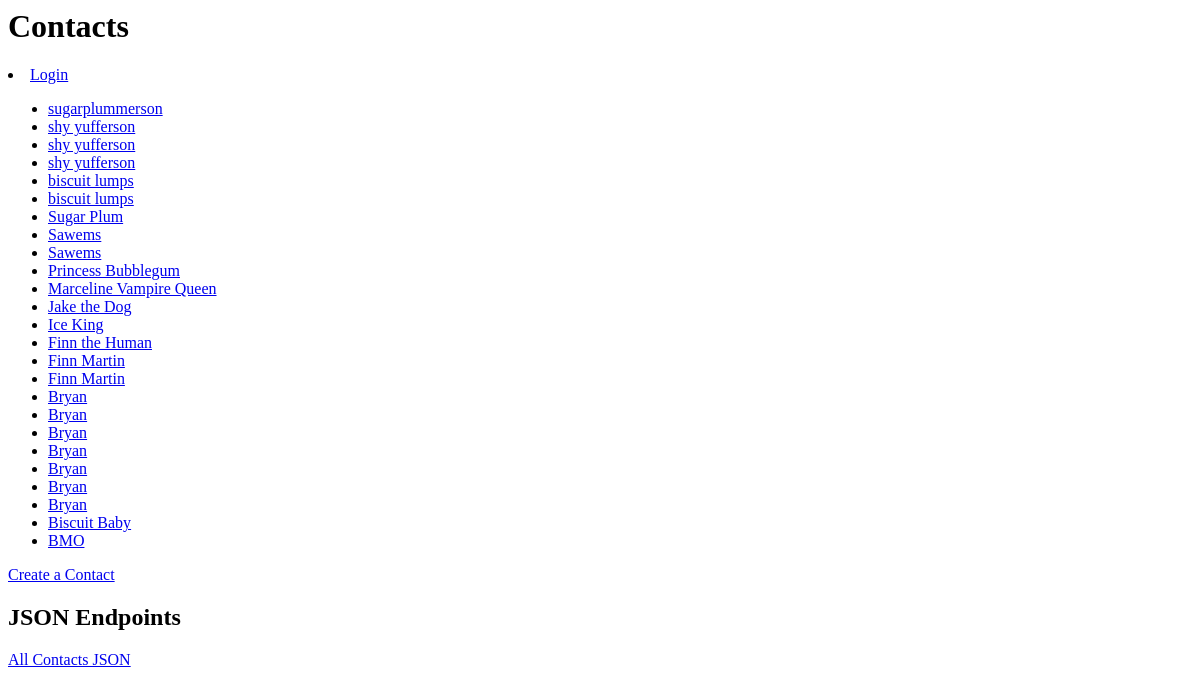
Before: /contact_api/ with the older database file.
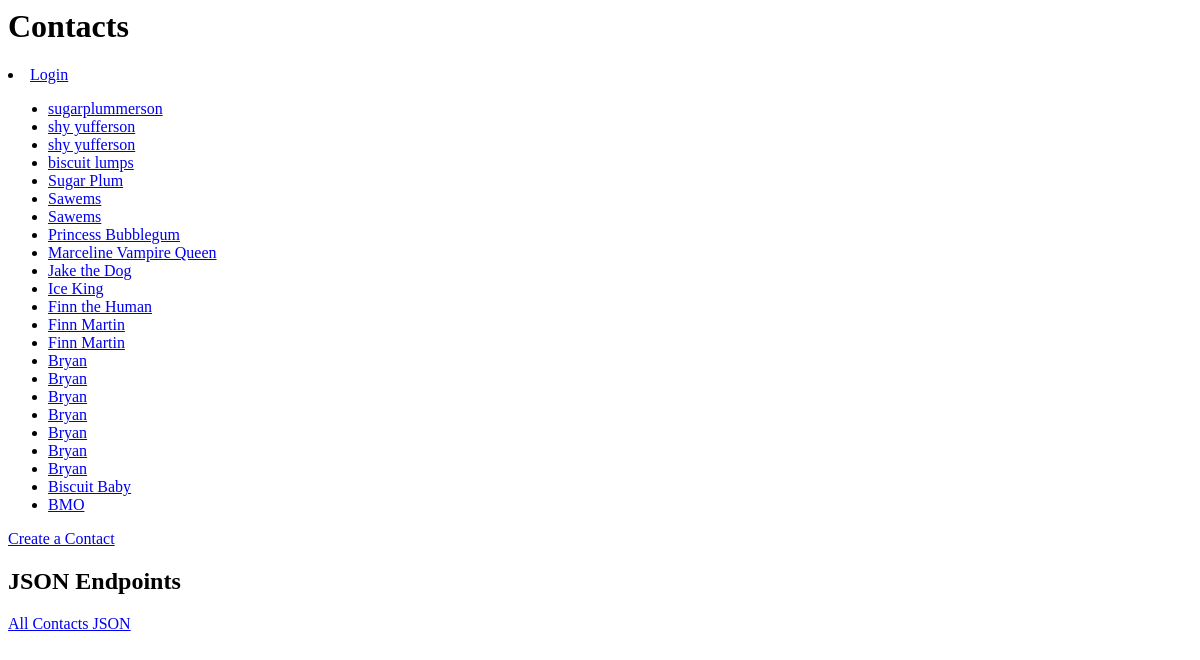
After: the same page with the newer database file.
### contact_api/models.py (models this page shows, shortened)
class Contact(models.Model):
    full_name = models.CharField(max_length=50)
    email = models.CharField(max_length=100)
    address = models.CharField(max_length=200)
    phone = models.CharField(max_length=15)
    last_edited_by = models.CharField(max_length=50, default='sarahkirk')

### contact_api/views.py (the view)
# urls.py: path('', views.index, name='index'),
def index(request):
    latest_contact_list = Contact.objects.order_by('-full_name')
    context = {'latest_contact_list': latest_contact_list}
    return render(request, 'contact_api/index.html', context)

### contact_api/templates/contact_api/index.html (shortened to what this page needs)
<h1>Contacts</h1>
{% if user.is_authenticated %}
     <li>User: {{ user.get_username }}</li>
     <li><a href="{% url 'logout'%}?next={{request.path}}">Logout</a></li>
   {% else %}
     <li><a href="{% url 'login'%}?next={{request.path}}">Login</a></li>
   {% endif %}
{% if latest_contact_list %}
    <ul>
    {% for contact in latest_contact_list %}
        <li><a href="{% url 'contact_api:show' contact.id %}">{{ contact.full_name }}</a></li>
    {% endfor %}
    </ul>
{% else %}
    <p>No contacts are available.</p>
{% endif %}
<a href="{% url 'contact_api:create' %}">Create a Contact</a>
<h2>JSON Endpoints</h2>
<a href="{% url 'contact_api:api_index' %}">All Contacts JSON</a>

Changed rows visible on the page:
removed Contact: full_name "shy yufferson"
removed Contact: full_name "biscuit lumps"
